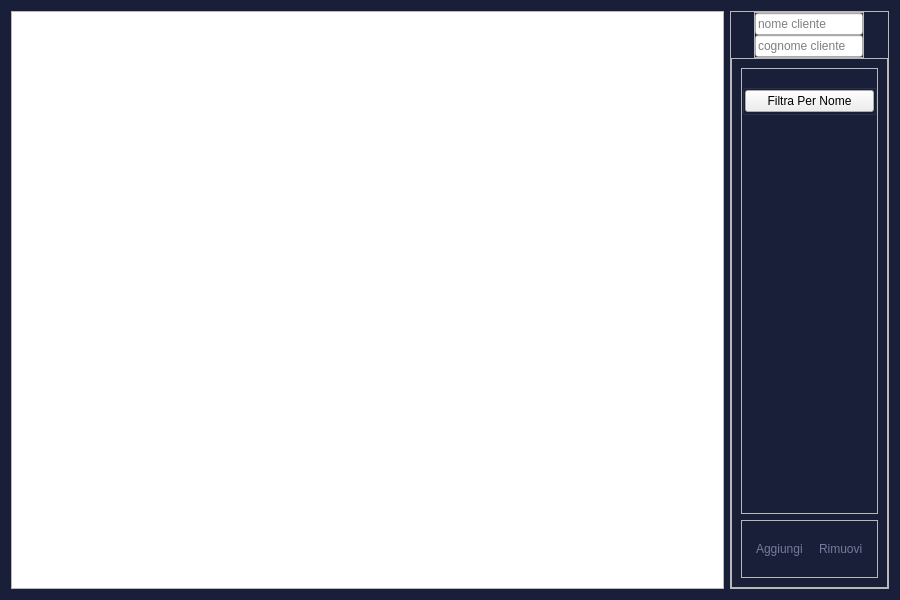
<?xml version="1.0" encoding="UTF-8"?>
<ui version="4.0">
 <class>Prodotti</class>
 <widget class="QWidget" name="Prodotti">
  <property name="geometry">
   <rect>
    <x>0</x>
    <y>0</y>
    <width>900</width>
    <height>600</height>
   </rect>
  </property>
  <property name="windowTitle">
   <string>Form</string>
  </property>
  <property name="styleSheet">
   <string notr="true">#Prodotti{
	background-color:#1a1f39;
}</string>
  </property>
  <layout class="QHBoxLayout" name="horizontalLayout">
   <item>
    <widget class="QTableWidget" name="tableWidget"/>
   </item>
   <item>
    <widget class="QFrame" name="frame">
     <property name="sizePolicy">
      <sizepolicy hsizetype="Preferred" vsizetype="Preferred">
       <horstretch>0</horstretch>
       <verstretch>0</verstretch>
      </sizepolicy>
     </property>
     <property name="minimumSize">
      <size>
       <width>100</width>
       <height>0</height>
      </size>
     </property>
     <property name="frameShape">
      <enum>QFrame::StyledPanel</enum>
     </property>
     <property name="frameShadow">
      <enum>QFrame::Raised</enum>
     </property>
     <layout class="QVBoxLayout" name="verticalLayout_9">
      <property name="spacing">
       <number>0</number>
      </property>
      <property name="leftMargin">
       <number>0</number>
      </property>
      <property name="topMargin">
       <number>0</number>
      </property>
      <property name="rightMargin">
       <number>0</number>
      </property>
      <property name="bottomMargin">
       <number>0</number>
      </property>
      <item alignment="Qt::AlignHCenter">
       <widget class="QFrame" name="searchFrame">
        <property name="maximumSize">
         <size>
          <width>200</width>
          <height>16777215</height>
         </size>
        </property>
        <property name="font">
         <font>
          <stylestrategy>PreferDefault</stylestrategy>
         </font>
        </property>
        <property name="cursor">
         <cursorShape>IBeamCursor</cursorShape>
        </property>
        <property name="focusPolicy">
         <enum>Qt::NoFocus</enum>
        </property>
        <property name="contextMenuPolicy">
         <enum>Qt::CustomContextMenu</enum>
        </property>
        <property name="toolTip">
         <string/>
        </property>
        <property name="whatsThis">
         <string/>
        </property>
        <property name="accessibleName">
         <string/>
        </property>
        <property name="accessibleDescription">
         <string/>
        </property>
        <property name="frameShape">
         <enum>QFrame::StyledPanel</enum>
        </property>
        <property name="frameShadow">
         <enum>QFrame::Raised</enum>
        </property>
        <layout class="QVBoxLayout" name="verticalLayout">
         <property name="spacing">
          <number>0</number>
         </property>
         <property name="leftMargin">
          <number>0</number>
         </property>
         <property name="topMargin">
          <number>0</number>
         </property>
         <property name="rightMargin">
          <number>0</number>
         </property>
         <property name="bottomMargin">
          <number>0</number>
         </property>
         <item>
          <widget class="QLineEdit" name="search_le">
           <property name="inputMask">
            <string/>
           </property>
           <property name="text">
            <string/>
           </property>
           <property name="placeholderText">
            <string>nome cliente</string>
           </property>
          </widget>
         </item>
         <item>
          <widget class="QLineEdit" name="lineEdit_2">
           <property name="placeholderText">
            <string>cognome cliente</string>
           </property>
          </widget>
         </item>
        </layout>
       </widget>
      </item>
      <item>
       <widget class="QFrame" name="frame_4">
        <property name="sizePolicy">
         <sizepolicy hsizetype="Preferred" vsizetype="Expanding">
          <horstretch>0</horstretch>
          <verstretch>0</verstretch>
         </sizepolicy>
        </property>
        <property name="frameShape">
         <enum>QFrame::StyledPanel</enum>
        </property>
        <property name="frameShadow">
         <enum>QFrame::Raised</enum>
        </property>
        <layout class="QVBoxLayout" name="verticalLayout_2">
         <item>
          <widget class="QFrame" name="frame_7">
           <property name="frameShape">
            <enum>QFrame::StyledPanel</enum>
           </property>
           <property name="frameShadow">
            <enum>QFrame::Raised</enum>
           </property>
           <layout class="QHBoxLayout" name="horizontalLayout_10">
            <property name="spacing">
             <number>0</number>
            </property>
            <property name="leftMargin">
             <number>0</number>
            </property>
            <property name="topMargin">
             <number>15</number>
            </property>
            <property name="rightMargin">
             <number>0</number>
            </property>
            <property name="bottomMargin">
             <number>0</number>
            </property>
            <item alignment="Qt::AlignTop">
             <widget class="QGroupBox" name="groupBox">
              <property name="title">
               <string/>
              </property>
              <layout class="QVBoxLayout">
               <property name="spacing">
                <number>0</number>
               </property>
               <property name="leftMargin">
                <number>0</number>
               </property>
               <property name="topMargin">
                <number>0</number>
               </property>
               <property name="rightMargin">
                <number>0</number>
               </property>
               <property name="bottomMargin">
                <number>0</number>
               </property>
               <item>
                <widget class="QPushButton" name="pushButton_5">
                 <property name="cursor">
                  <cursorShape>PointingHandCursor</cursorShape>
                 </property>
                 <property name="text">
                  <string>Filtra Per Nome</string>
                 </property>
                 <property name="icon">
                  <iconset resource="../resources.qrc">
                   <normaloff>:/purpleIcons/assets/#78799c(purple) icons/filter.svg</normaloff>:/purpleIcons/assets/#78799c(purple) icons/filter.svg</iconset>
                 </property>
                </widget>
               </item>
              </layout>
             </widget>
            </item>
           </layout>
          </widget>
         </item>
         <item>
          <widget class="QFrame" name="frame_salva_rimuovi_2">
           <property name="sizePolicy">
            <sizepolicy hsizetype="Preferred" vsizetype="Expanding">
             <horstretch>0</horstretch>
             <verstretch>0</verstretch>
            </sizepolicy>
           </property>
           <property name="minimumSize">
            <size>
             <width>0</width>
             <height>30</height>
            </size>
           </property>
           <property name="maximumSize">
            <size>
             <width>520</width>
             <height>58</height>
            </size>
           </property>
           <property name="styleSheet">
            <string notr="true">QPushButton{
	color:#78799c;
	background-color:#1a1f39;
	border-radius: 15px;
	padding : 10px 5px;
	text-align:left;
	padding : 10px 5px;
	text-align:left;
	color:#78799c;
	font: 10pt &quot;Leelawadee UI&quot;;
}
</string>
           </property>
           <property name="frameShape">
            <enum>QFrame::StyledPanel</enum>
           </property>
           <property name="frameShadow">
            <enum>QFrame::Raised</enum>
           </property>
           <layout class="QHBoxLayout" name="horizontalLayout_6">
            <item alignment="Qt::AlignHCenter">
             <widget class="QPushButton" name="aggiungiBtn">
              <property name="cursor">
               <cursorShape>PointingHandCursor</cursorShape>
              </property>
              <property name="text">
               <string>Aggiungi</string>
              </property>
              <property name="icon">
               <iconset resource="../resources.qrc">
                <normaloff>:/purpleIcons/assets/#78799c(purple) icons/plus.svg</normaloff>:/purpleIcons/assets/#78799c(purple) icons/plus.svg</iconset>
              </property>
             </widget>
            </item>
            <item alignment="Qt::AlignHCenter">
             <widget class="QPushButton" name="rimuoviBtn">
              <property name="cursor">
               <cursorShape>PointingHandCursor</cursorShape>
              </property>
              <property name="text">
               <string>Rimuovi</string>
              </property>
              <property name="icon">
               <iconset resource="../resources.qrc">
                <normaloff>:/purpleIcons/assets/#78799c(purple) icons/minus.svg</normaloff>:/purpleIcons/assets/#78799c(purple) icons/minus.svg</iconset>
              </property>
             </widget>
            </item>
           </layout>
          </widget>
         </item>
        </layout>
       </widget>
      </item>
     </layout>
    </widget>
   </item>
  </layout>
 </widget>
 <resources>
  <include location="../resources.qrc"/>
 </resources>
 <connections/>
</ui>
